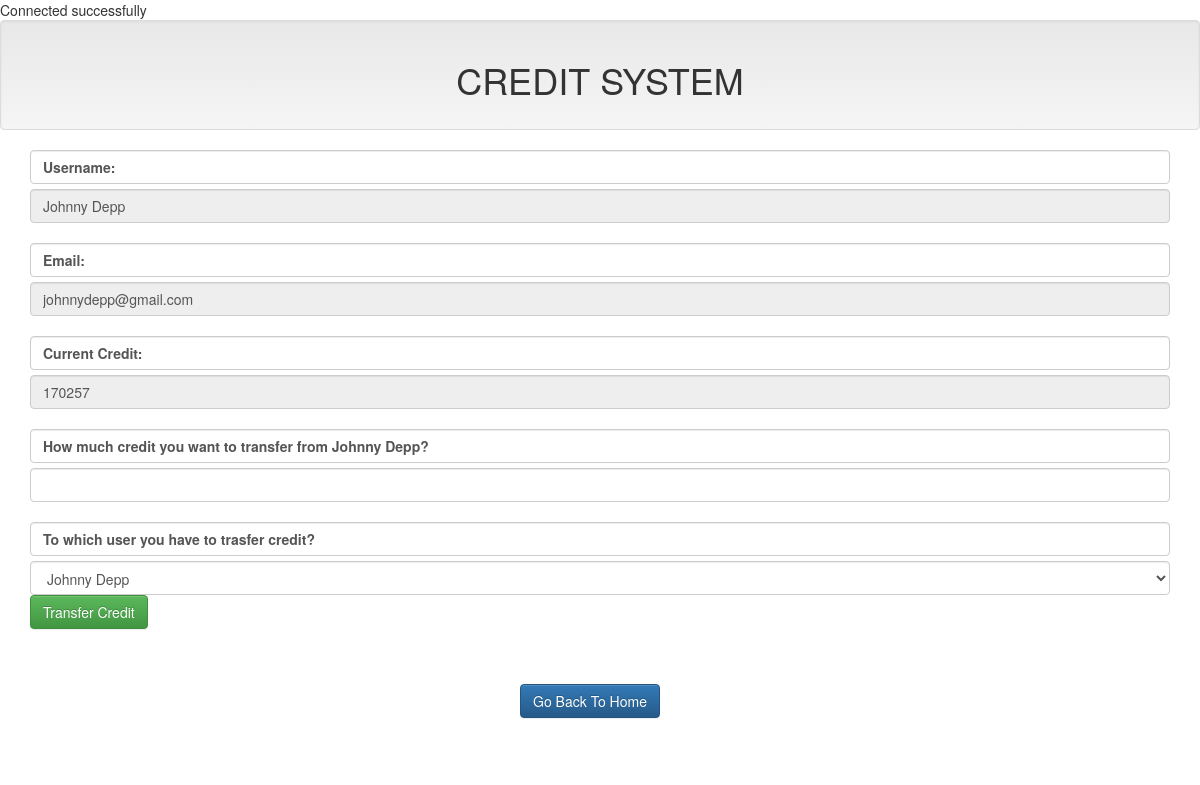
The page /users/JohnnyDepp.php on the database its author committed.
### tables this page shows
CREATE TABLE `name` (
  `ID` int(10) NOT NULL,
  `Name` varchar(15) NOT NULL,
  `E-mail` text NOT NULL,
  `Mobile No.` int(12) NOT NULL,
  `Credit` int(100) NOT NULL
);

### dbcon.php (called while the page is built, shortened)
<?php
$servername = "localhost";
$Name = "root";
$password = "";
$con = new mysqli($servername, $Name, $password, 'alluser');
  $query2 = " SELECT * FROM `name` WHERE `Name` = 'Johnny Depp' ";
  $run2 = mysqli_query($con, $query2);
  $JohnnyDepp = mysqli_fetch_assoc($run2);
  ?>

### users/JohnnyDepp.php (the view, shortened to what this page needs)
<?php
      include '../dbcon.php';
      include '../includes/header.php';
 ?>
 <div class="container">
   <form action="JohnnyDepp.php" method="post">
        <div class="form-group">
          <div>
            <label for="Name" class="form-control">Username:</label>
            <input class="form-control" type="text" name="user" value="<?php echo $JohnnyDepp['Name'] ?>" placeholder="<?php echo $JohnnyDepp['Name']; ?>" disabled> <br/>
            <label for="E-mail" class="form-control">Email:</label>
            <input class="form-control" type="text" name="E-mail" value="<?php echo $JohnnyDepp['E-mail']; ?>" placeholder="<?php echo $JohnnyDepp['E-mail']; ?>" disabled><br/>
            <label for="Credit" class="form-control">Current Credit:</label>
            <input type="text" name="currentcredit" value="<?php echo $JohnnyDepp['Credit']; ?>" class="form-control" placeholder="<?php echo $JohnnyDepp['Credit']; ?>" disabled><br/>
            <label for="transfer" class="form-control">How much credit you want to transfer from <?php echo $JohnnyDepp['Name']; ?>?</label>
            <input type="number" name="Credit" class="form-control" ><br/>
            <label for="touser" class="form-control">To which user you have to trasfer credit?</label>
          <select name="touser" class="form-control">
         <option>Johnny Depp</option>
        </select>
            <input type="submit" name="transfer" value="Transfer Credit" class="btn btn-success">
          </div>
        </div>
   </form>
 </div>
<?php include '../includes/footer.php'; ?>

### rows shown on the page
name: user "Johnny Depp", E-mail "johnnydepp@gmail.com", currentcredit "170257", Name "Johnny Depp"
